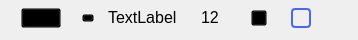
<?xml version="1.0" encoding="UTF-8"?>
<ui version="4.0">
 <class>PGChannelGroup</class>
 <widget class="QWidget" name="PGChannelGroup">
  <property name="geometry">
   <rect>
    <x>0</x>
    <y>0</y>
    <width>358</width>
    <height>40</height>
   </rect>
  </property>
  <property name="sizePolicy">
   <sizepolicy hsizetype="Maximum" vsizetype="Maximum">
    <horstretch>0</horstretch>
    <verstretch>0</verstretch>
   </sizepolicy>
  </property>
  <property name="maximumSize">
   <size>
    <width>16777215</width>
    <height>16777215</height>
   </size>
  </property>
  <property name="windowTitle">
   <string>Form</string>
  </property>
  <property name="styleSheet">
   <string notr="true"/>
  </property>
  <layout class="QVBoxLayout" name="verticalLayout">
   <property name="spacing">
    <number>0</number>
   </property>
   <property name="leftMargin">
    <number>0</number>
   </property>
   <property name="topMargin">
    <number>0</number>
   </property>
   <property name="rightMargin">
    <number>0</number>
   </property>
   <property name="bottomMargin">
    <number>0</number>
   </property>
   <item>
    <widget class="QWidget" name="widget_2" native="true">
     <property name="sizePolicy">
      <sizepolicy hsizetype="Preferred" vsizetype="Minimum">
       <horstretch>0</horstretch>
       <verstretch>0</verstretch>
      </sizepolicy>
     </property>
     <property name="styleSheet">
      <string notr="true">QWidget[highlighted=true]
{
background: #1b1b21;
}

QWidget 
{
background: transparent;
}
QListView
{
background: #272730;
border-color:transparent;
}

QWidget[hover-property=true]
{
border:1px solid #4a64ff;
}

</string>
     </property>
     <layout class="QVBoxLayout" name="verticalLayout_2">
      <property name="spacing">
       <number>0</number>
      </property>
      <property name="leftMargin">
       <number>1</number>
      </property>
      <property name="topMargin">
       <number>0</number>
      </property>
      <property name="rightMargin">
       <number>1</number>
      </property>
      <property name="bottomMargin">
       <number>0</number>
      </property>
      <item>
       <spacer name="verticalSpacer_2">
        <property name="orientation">
         <enum>Qt::Vertical</enum>
        </property>
        <property name="sizeType">
         <enum>QSizePolicy::Preferred</enum>
        </property>
        <property name="sizeHint" stdset="0">
         <size>
          <width>20</width>
          <height>6</height>
         </size>
        </property>
       </spacer>
      </item>
      <item>
       <widget class="QWidget" name="widget" native="true">
        <property name="sizePolicy">
         <sizepolicy hsizetype="Preferred" vsizetype="Minimum">
          <horstretch>0</horstretch>
          <verstretch>0</verstretch>
         </sizepolicy>
        </property>
        <property name="maximumSize">
         <size>
          <width>16777215</width>
          <height>16777215</height>
         </size>
        </property>
        <property name="styleSheet">
         <string notr="true">QLabel
{  
  
  font-size: 16px;
  font-weight: normal;
  font-style: normal;
  text-align: left;

  border: 0px solid red;
  margin:0px;
  padding:0px;
}
</string>
        </property>
        <layout class="QHBoxLayout" name="horizontalLayout_2">
         <property name="spacing">
          <number>0</number>
         </property>
         <property name="leftMargin">
          <number>0</number>
         </property>
         <property name="topMargin">
          <number>0</number>
         </property>
         <property name="rightMargin">
          <number>0</number>
         </property>
         <property name="bottomMargin">
          <number>0</number>
         </property>
         <item>
          <widget class="QWidget" name="wgChannelEnableGroup" native="true">
           <property name="sizePolicy">
            <sizepolicy hsizetype="Maximum" vsizetype="Preferred">
             <horstretch>0</horstretch>
             <verstretch>0</verstretch>
            </sizepolicy>
           </property>
           <layout class="QHBoxLayout" name="horizontalLayout">
            <property name="spacing">
             <number>0</number>
            </property>
            <property name="leftMargin">
             <number>0</number>
            </property>
            <property name="topMargin">
             <number>0</number>
            </property>
            <property name="rightMargin">
             <number>0</number>
            </property>
            <property name="bottomMargin">
             <number>0</number>
            </property>
            <item>
             <spacer name="horizontalSpacer_4">
              <property name="orientation">
               <enum>Qt::Horizontal</enum>
              </property>
              <property name="sizeType">
               <enum>QSizePolicy::Fixed</enum>
              </property>
              <property name="sizeHint" stdset="0">
               <size>
                <width>20</width>
                <height>20</height>
               </size>
              </property>
             </spacer>
            </item>
            <item>
             <widget class="adiscope::SmallOnOffSwitch" name="enableBox">
              <property name="sizePolicy">
               <sizepolicy hsizetype="Minimum" vsizetype="Fixed">
                <horstretch>0</horstretch>
                <verstretch>0</verstretch>
               </sizepolicy>
              </property>
              <property name="maximumSize">
               <size>
                <width>40</width>
                <height>20</height>
               </size>
              </property>
              <property name="checkable">
               <bool>true</bool>
              </property>
              <property name="checked">
               <bool>true</bool>
              </property>
             </widget>
            </item>
            <item>
             <spacer name="horizontalSpacer">
              <property name="orientation">
               <enum>Qt::Horizontal</enum>
              </property>
              <property name="sizeType">
               <enum>QSizePolicy::Fixed</enum>
              </property>
              <property name="sizeHint" stdset="0">
               <size>
                <width>21</width>
                <height>20</height>
               </size>
              </property>
             </spacer>
            </item>
           </layout>
          </widget>
         </item>
         <item>
          <widget class="QWidget" name="wgChannelNameGroup" native="true">
           <layout class="QHBoxLayout" name="horizontalLayout_3">
            <property name="spacing">
             <number>0</number>
            </property>
            <property name="leftMargin">
             <number>0</number>
            </property>
            <property name="topMargin">
             <number>0</number>
            </property>
            <property name="rightMargin">
             <number>0</number>
            </property>
            <property name="bottomMargin">
             <number>0</number>
            </property>
            <item>
             <spacer name="horizontalSpacer_3">
              <property name="orientation">
               <enum>Qt::Horizontal</enum>
              </property>
              <property name="sizeType">
               <enum>QSizePolicy::Preferred</enum>
              </property>
              <property name="sizeHint" stdset="0">
               <size>
                <width>0</width>
                <height>20</height>
               </size>
              </property>
             </spacer>
            </item>
            <item>
             <widget class="QPushButton" name="collapseBtn">
              <property name="sizePolicy">
               <sizepolicy hsizetype="Fixed" vsizetype="Maximum">
                <horstretch>0</horstretch>
                <verstretch>0</verstretch>
               </sizepolicy>
              </property>
              <property name="styleSheet">
               <string notr="true">QPushButton {
  max-height: 6px;
  max-width: 10px;
  border-image: url(:/icons/scopy-default/icons/sba_cmb_box_arrow.svg);
}

QPushButton:checked
{
  max-height: 10px;
  max-width:  6px;
border-image: url(:/icons/scopy-default/icons/sba_cmb_box_arrow_right.svg);
}



</string>
              </property>
              <property name="text">
               <string/>
              </property>
              <property name="checkable">
               <bool>true</bool>
              </property>
             </widget>
            </item>
            <item>
             <spacer name="horizontalSpacer_9">
              <property name="orientation">
               <enum>Qt::Horizontal</enum>
              </property>
              <property name="sizeType">
               <enum>QSizePolicy::Fixed</enum>
              </property>
              <property name="sizeHint" stdset="0">
               <size>
                <width>10</width>
                <height>20</height>
               </size>
              </property>
             </spacer>
            </item>
            <item>
             <widget class="QLabel" name="ChannelGroupLabel">
              <property name="sizePolicy">
               <sizepolicy hsizetype="Maximum" vsizetype="Fixed">
                <horstretch>0</horstretch>
                <verstretch>0</verstretch>
               </sizepolicy>
              </property>
              <property name="styleSheet">
               <string notr="true">border-width:0px solid transparent;
border-top: 2px solid transparent;
border-bottom: 3px solid transparent;
margin:0px;
padding:0px;
spacing:0px;
border-left:0px solid transparent;
border-right:0px solid transparent;</string>
              </property>
              <property name="text">
               <string>TextLabel</string>
              </property>
             </widget>
            </item>
            <item>
             <spacer name="horizontalSpacer_2">
              <property name="orientation">
               <enum>Qt::Horizontal</enum>
              </property>
              <property name="sizeType">
               <enum>QSizePolicy::Fixed</enum>
              </property>
              <property name="sizeHint" stdset="0">
               <size>
                <width>20</width>
                <height>20</height>
               </size>
              </property>
             </spacer>
            </item>
            <item>
             <widget class="QLabel" name="DioLabel">
              <property name="sizePolicy">
               <sizepolicy hsizetype="Maximum" vsizetype="Fixed">
                <horstretch>0</horstretch>
                <verstretch>0</verstretch>
               </sizepolicy>
              </property>
              <property name="styleSheet">
               <string notr="true"/>
              </property>
              <property name="frameShape">
               <enum>QFrame::NoFrame</enum>
              </property>
              <property name="lineWidth">
               <number>0</number>
              </property>
              <property name="midLineWidth">
               <number>0</number>
              </property>
              <property name="text">
               <string>12</string>
              </property>
              <property name="margin">
               <number>0</number>
              </property>
             </widget>
            </item>
            <item>
             <spacer name="horizontalSpacer_6">
              <property name="orientation">
               <enum>Qt::Horizontal</enum>
              </property>
              <property name="sizeType">
               <enum>QSizePolicy::Fixed</enum>
              </property>
              <property name="sizeHint" stdset="0">
               <size>
                <width>28</width>
                <height>20</height>
               </size>
              </property>
             </spacer>
            </item>
           </layout>
          </widget>
         </item>
         <item>
          <widget class="QWidget" name="wgChannelSelectionGroup" native="true">
           <layout class="QHBoxLayout" name="horizontalLayout_5">
            <property name="spacing">
             <number>0</number>
            </property>
            <property name="leftMargin">
             <number>0</number>
            </property>
            <property name="topMargin">
             <number>0</number>
            </property>
            <property name="rightMargin">
             <number>0</number>
            </property>
            <property name="bottomMargin">
             <number>0</number>
            </property>
            <item>
             <widget class="QPushButton" name="splitBtn">
              <property name="sizePolicy">
               <sizepolicy hsizetype="Maximum" vsizetype="Maximum">
                <horstretch>0</horstretch>
                <verstretch>0</verstretch>
               </sizepolicy>
              </property>
              <property name="minimumSize">
               <size>
                <width>14</width>
                <height>14</height>
               </size>
              </property>
              <property name="maximumSize">
               <size>
                <width>14</width>
                <height>14</height>
               </size>
              </property>
              <property name="styleSheet">
               <string notr="true">QPushButton {
  min-height: 14px;
  min-width: 14px;
  max-width: 14px;
  max-height: 14px;
  border-image: url(:/icons/red_x.svg);
}

</string>
              </property>
              <property name="text">
               <string/>
              </property>
             </widget>
            </item>
            <item>
             <spacer name="horizontalSpacer_8">
              <property name="orientation">
               <enum>Qt::Horizontal</enum>
              </property>
              <property name="sizeType">
               <enum>QSizePolicy::Fixed</enum>
              </property>
              <property name="sizeHint" stdset="0">
               <size>
                <width>20</width>
                <height>20</height>
               </size>
              </property>
             </spacer>
            </item>
            <item>
             <widget class="QCheckBox" name="selectBox">
              <property name="sizePolicy">
               <sizepolicy hsizetype="Maximum" vsizetype="Maximum">
                <horstretch>0</horstretch>
                <verstretch>0</verstretch>
               </sizepolicy>
              </property>
              <property name="styleSheet">
               <string notr="true">QCheckBox
{
  spacing: 0px;
}
QCheckBox:indicator
{
height: 16px;
width: 16px;
border-radius:4px;
border: 2px solid #4a64ff;
}

QCheckBox:indicator:checked
{
background:#4a64ff;
}</string>
              </property>
              <property name="text">
               <string/>
              </property>
              <property name="checked">
               <bool>false</bool>
              </property>
             </widget>
            </item>
            <item>
             <spacer name="horizontalSpacer_5">
              <property name="orientation">
               <enum>Qt::Horizontal</enum>
              </property>
              <property name="sizeType">
               <enum>QSizePolicy::Fixed</enum>
              </property>
              <property name="sizeHint" stdset="0">
               <size>
                <width>40</width>
                <height>20</height>
               </size>
              </property>
             </spacer>
            </item>
           </layout>
          </widget>
         </item>
        </layout>
       </widget>
      </item>
      <item>
       <layout class="QVBoxLayout" name="ann_row_layout">
        <property name="spacing">
         <number>0</number>
        </property>
        <property name="topMargin">
         <number>0</number>
        </property>
       </layout>
      </item>
      <item>
       <spacer name="verticalSpacer">
        <property name="orientation">
         <enum>Qt::Vertical</enum>
        </property>
        <property name="sizeType">
         <enum>QSizePolicy::Preferred</enum>
        </property>
        <property name="sizeHint" stdset="0">
         <size>
          <width>20</width>
          <height>6</height>
         </size>
        </property>
       </spacer>
      </item>
     </layout>
    </widget>
   </item>
   <item>
    <widget class="adiscope::MenuAnim" name="subChannelWidget" native="true">
     <property name="enabled">
      <bool>true</bool>
     </property>
     <property name="sizePolicy">
      <sizepolicy hsizetype="Preferred" vsizetype="Minimum">
       <horstretch>0</horstretch>
       <verstretch>0</verstretch>
      </sizepolicy>
     </property>
     <property name="styleSheet">
      <string notr="true"/>
     </property>
     <layout class="QVBoxLayout" name="subChannelLayout">
      <property name="spacing">
       <number>0</number>
      </property>
      <property name="leftMargin">
       <number>0</number>
      </property>
      <property name="topMargin">
       <number>0</number>
      </property>
      <property name="rightMargin">
       <number>0</number>
      </property>
      <property name="bottomMargin">
       <number>0</number>
      </property>
     </layout>
    </widget>
   </item>
  </layout>
 </widget>
 <customwidgets>
  <customwidget>
   <class>adiscope::MenuAnim</class>
   <extends>QWidget</extends>
   <header>menu_anim.hpp</header>
   <container>1</container>
  </customwidget>
  <customwidget>
   <class>adiscope::SmallOnOffSwitch</class>
   <extends>QPushButton</extends>
   <header>smallOnOffSwitch.hpp</header>
  </customwidget>
 </customwidgets>
 <resources/>
 <connections/>
</ui>
